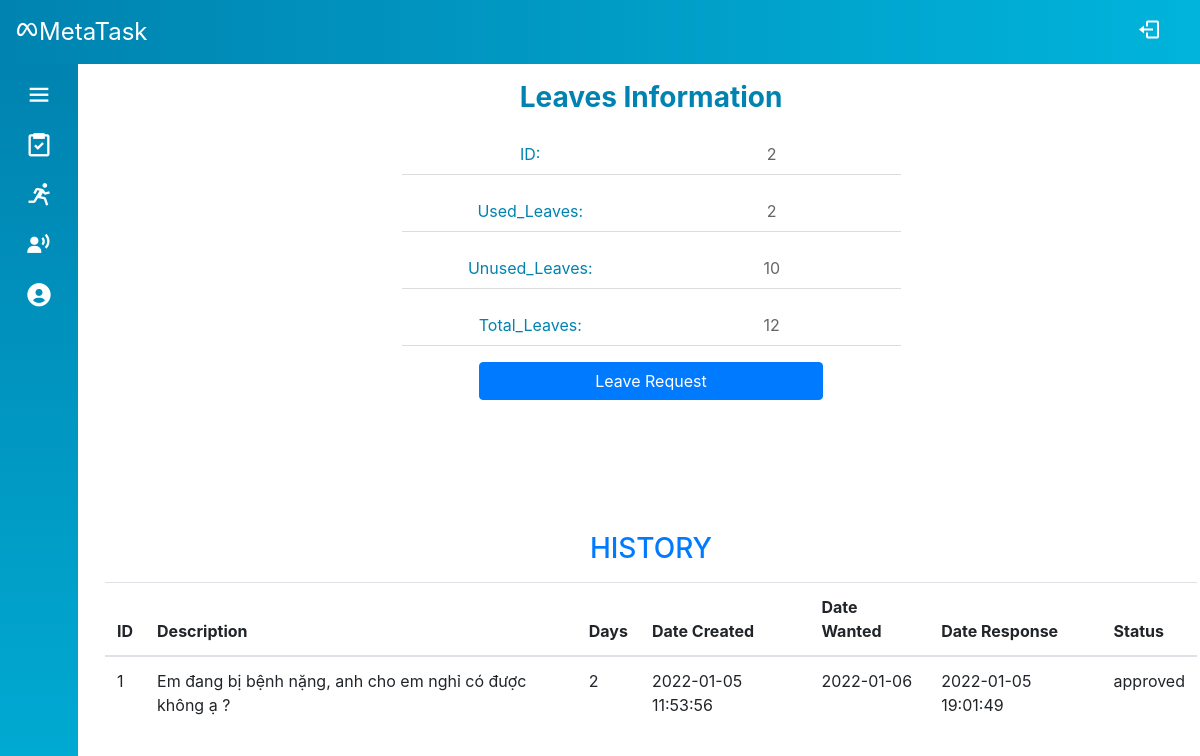
The app's page /Source/mvc/index.php?controller=leave&action=index (signed in), older data.
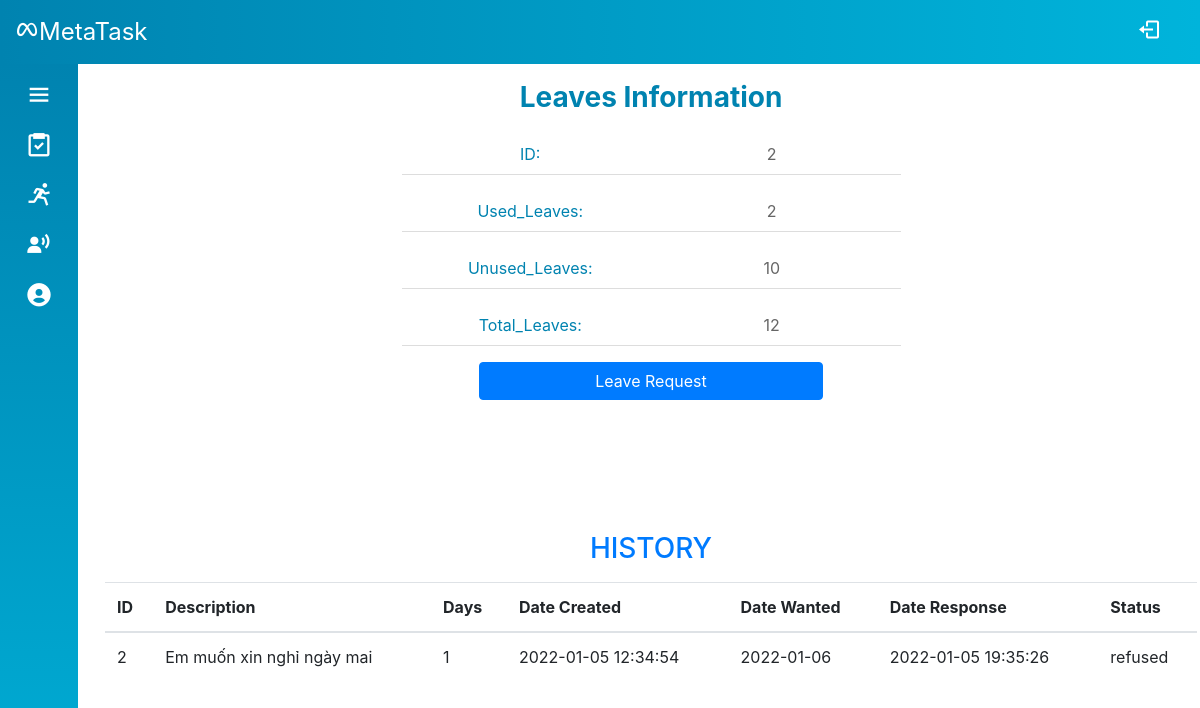
The same page, newer data.
### tables this page shows
CREATE TABLE `leave_info` (
  `person_id` int(6) UNSIGNED NOT NULL,
  `used_leaves` tinyint(3) UNSIGNED DEFAULT 0,
  `total_leaves` tinyint(3) UNSIGNED DEFAULT 12
);

CREATE TABLE `leave_record` (
  `id` int(6) UNSIGNED NOT NULL,
  `leave_id` int(6) UNSIGNED NOT NULL,
  `description` varchar(200) NOT NULL,
  `file_name` varchar(200) DEFAULT NULL,
  `file` varchar(200) DEFAULT NULL,
  `days` tinyint(3) UNSIGNED NOT NULL,
  `date_created` timestamp NOT NULL DEFAULT current_timestamp(),
  `date_response` datetime DEFAULT NULL,
  `date_wanted` date NOT NULL,
  `status` varchar(30) NOT NULL DEFAULT 'waiting'
);

### Source/mvc/controllers/base_controller.php (called while the page is built, shortened)
<?php
    class BaseController {
        protected $name;
        public function render($view, $data = array()) {
            extract($data);
            require_once('views/' .$this->name . '/' . $view . '.php');
            $content = ob_get_clean();
            require_once('views/layout/template.php');
        }
    }
?>

### Source/mvc/controllers/leave_controller.php (called while the page is built, shortened)
<?php
require_once('models/Leave.php');
require_once('base_controller.php');
class LeaveController extends BaseController
{
    public function index()
    {
        $leave = Leave::get($_SESSION['id']);
        $leavesRecord = Leave::getRecord($_SESSION['id']);
        $data = array('leave' => $leave, 'leaves_record' => $leavesRecord);
        $this->render('index', $data);
    }
}

### Source/mvc/route.php (called while the page is built, shortened)
<?php
$obj = new $className();
$obj->$action();

### Source/mvc/index.php (called while the page is built, shortened)
<?php
require_once('route.php');

### Source/mvc/models/Leave.php (called while the page is built, shortened)
<?php
class Leave
{
    public function __construct(
        $id,
        $used_leaves,
        $total_leaves,
    ) {
        $this->id = $id;
        $this->used_leaves = $used_leaves;
        $this->total_leaves = $total_leaves;
    }
    public static function get($id)
    {
        $sql = "select * from leave_info where person_id = :id";
        $conn = DB::getConnection();
        $stm = $conn->prepare($sql);
        $stm->execute(array('id' => $id));
        if ($item = $stm->fetch()) {
            return new Leave($item['person_id'], $item['used_leaves'], $item['total_leaves']);
        }
        return null;
    }
    public static function getRecord($id)
    {
        $sql = "select * from leave_record where leave_id = :id";
        $conn = DB::getConnection();
        $stm = $conn->prepare($sql);
        $stm->execute(array('id' => $id));
        $data = array();
        foreach ($stm->fetchAll() as $item) {
            $data[] = array('id' => $item['id'], 'leave_id' => $item['leave_id'], 'description' => $item['description'], 'file' => $item['file'], 'days' => $item['days'], 'date_created' => $item['date_created'], 'date_wanted' => $item['date_wanted'], 'date_response' => $item['date_response'], 'status' => $item['status']);
        }
        return $data;
    }
}

### Source/mvc/views/leave/index.php (the view, shortened to what this page needs)
<?php
$s = $data['leave'];
?>
<div class="container-fluid">
    <div class="row">
        <div class="col-12 col-md-6 offset-md-3 mb-5">
            <div class="profile-info">
                <div class="info-header">Leaves Information</div>
                <div class="info-body">
                    <ul class="info-list">
                        <li class="row">
                            <div class="col-12 col-md-6 text-center info-label">
                                ID:
                            </div>
                            <div class="col-12 col-md-6 text-center info-content" id="personID">
                                <?= $s->id ?>
                            </div>
                        </li>
                        <li class="row">
                            <div class="col-12 col-md-6 text-center info-label">Used_Leaves:</div>
                            <div class="col-12 col-md-6 text-center info-content">
                                <?= $s->used_leaves ?>
                            </div>
                        </li>
                        <li class="row">
                            <div class="col-12 col-md-6 text-center info-label">Unused_Leaves:</div>
                            <div class="col-12 col-md-6 text-center info-content">
                                <?= $s->total_leaves - $s->used_leaves ?>
                            </div>
                        </li>
                        <li class="row">
                            <div class="col-12 col-md-6 text-center info-label">Total_Leaves:</div>
                            <div class="col-12 col-md-6 text-center info-content">
                                <?= $s->total_leaves ?>
                            </div>
                        </li>
                    </ul>
                    <div class="row">
                        <div class="col-12 col-md-8 offset-md-2 text-center">
                            <button data-toggle="modal" data-target="#leave-request-modal" class="btn btn-primary btn-block" id="leave-request-btn">Leave Request</button>
                        </div>
                    </div>
                </div>
            </div>
        </div>
    </div>
</div>
<div class="container-fluid mt-5">
    <div class="text-primary text-center mb-3">
        <h3>HISTORY</h3>
    </div>
    <table class="table-responsive-sm table table-hover">
        <thead>
            <tr>
                <th>ID</th>
                <th>Description</th>
                <th>Days</th>
                <th>Date Created</th>
                <th>Date Wanted</th>
                <th>Date Response</th>
                <th>Status</th>
            </tr>
        </thead>
        <tbody id="table-body">
            <?php
            foreach ($data['leaves_record'] as $s) {
            ?>
                <tr>
                    <td><?= $s['id'] ?></td>
                    <td><?= $s['description'] ?></td>
                    <td><?= $s['days'] ?></td>
                    <td><?= $s['date_created'] ?></td>
                    <td><?= $s['date_wanted'] ?></td>
                    <td><?= $s['date_response'] ?></td>
                    <td class="leave-status"><?= $s['status'] ?></td>
                </tr>
            <?php
            }
            ?>
        </tbody>
    </table>
</div>

### Source/mvc/views/layout/template.php (shortened to what this page needs)
<!DOCTYPE html>
<html lang="en">
<head>
    <link rel="stylesheet" href="https://maxcdn.bootstrapcdn.com/bootstrap/4.5.2/css/bootstrap.min.css" />
    <link rel="stylesheet" href="./style.css" />
    <link href="https://unpkg.com/boxicons@2.1.1/css/boxicons.min.css" rel="stylesheet" />
</head>
<body>
    <?= include_once('header.php') ?>
    <?= include_once('sidebar.php') ?>
    <div class="home-content">
        <?= $content ?>
    </div>
</body>
</html>

### Source/mvc/views/layout/header.php (shortened to what this page needs)
<header class="header">
    <div class="container-fluid">
        <div class="row header-content">
            <div class="col-8">
                <div class="logo">
                    <i class="bx bxl-meta"></i><span class="log-name">MetaTask</span>
                </div>
            </div>
            <div class="col-4">
                <div id="log-out" data-toggle="tooltip" data-placement="bottom" title="Log out">
                    <a href="?controller=login&action=logout"><i class="bx bx-log-out d-none d-sm-inline-block"></i></a>
                </div>
            </div>
        </div>
    </div>
</header>

### Source/mvc/views/layout/sidebar.php (shortened to what this page needs)
<div class="sidebar">
    <div class="menu">
        <i class="bx bx-menu d-none d-sm-inline-block" id="menu-btn"></i>
    </div>
    <?php include_once('navbar.php') ?>
</div>

### Source/mvc/views/layout/navbar.php (shortened to what this page needs)
<?php
$role = $_SESSION['role'];
$taskAction = $role == 1 ? 'indexStaff' : 'indexManager';
?>
<ul class="nav-list">
    <li>
        <a href="?controller=task&action=<?= $taskAction ?>" data-toggle="tooltip" data-placement="right" title="Task Management">
            <i class="bx bx-task"></i>
        </a>
    </li>
    <li>
        <a href="?controller=leave&action=index" data-toggle="tooltip" data-placement="right" title="Leaves Management">
            <i class="bx bx-run"></i>
        </a>
    </li>
    <?php
    $html = ob_get_clean();
    if ($role != 3) {
        echo $html;
    }
    ?>
    <li>
        <a href="?controller=leave&action=indexRequest" data-toggle="tooltip" data-placement="right" title="Requests Management">
            <i class='bx bxs-user-voice'></i>
        </a>
    </li>
    <?php
    $html = ob_get_clean();
    if ($role != 1) {
        echo $html;
    }
    ?>
    <li>
        <a href="?controller=user&action=viewProfile" data-toggle="tooltip" data-placement="right" title="Profile">
            <i class="bx bxs-user-circle"></i>
        </a>
    </li>
</ul>

### Source/mvc/style.css (style rules this page uses)
* { padding: 0; margin: 0; box-sizing: border-box; list-style-type: none; }
body { position: relative; min-height: 100vh; width: 100%; }
.header { position: fixed; top: 0; left: 0; z-index: 1; background: #00b4db; background: -webkit-linear-gradient( to right, #0083b0, #00b4db ); background: linear-gradient( to right, #0083b0, #00b4db ); color: #fff; height: 64px; width: 100%; }
.header-content { font-size: 24px; line-height: 64px; }
.header .logo { display: inline-block; }
.header #log-out { float: right; }
.header #log-out a { display: inline-block; border-radius: 12px; padding: 0 24px; transition: all 0.3s ease; }
.sidebar { position: fixed; top: 64px; left: 0; height: 100%; padding: 6px 14px; width: 78px; transition: all 0.4s ease; background: #00b4db; background: -webkit-linear-gradient( to bottom, #0083b0, #00b4db ); background: linear-gradient( to bottom, #0083b0, #00b4db ); }
.menu { width: 100%; }
.sidebar #menu-btn { min-width: 50px; height: 50px; line-height: 50px; font-size: 28px; color: #fff; text-align: center; border-radius: 12px; cursor: pointer; }
.header #log-out a, .sidebar .nav-list a { color: #fff; }
.sidebar .nav-list li { height: 50px; width: 100%; margin: 0; line-height: 50px; text-align: center; }
.sidebar .nav-list li > a { text-decoration: none; display: flex; align-items: center; border-radius: 12px; transition: all 0.3s ease; }
.header-content .menu i, .sidebar .nav-list li i { height: 50px; min-width: 50px; line-height: 50px; border-radius: 12px; font-size: 28px; }
.home-content { position: absolute; top: 64px; left: 78px; width: calc(100% - 78px); height: 100%; margin: 12px; transition: all 0.4s ease; }
.profile-info, .profile-img { height: 360px; }
.modal .modal-header .modal-title, .profile-info .info-header { text-align: center; font-size: 28px; font-weight: 700; color: #0083b0; }
.profile-info .info-list li { margin: 16px; padding: 8px; border-bottom: 1px solid #ddd; }
.profile-info .info-list .info-label { color: #0083b0; }
.profile-info .info-list .info-content { color: #666; }

Row changes from the older to the newer data that the page shows:
removed leave_record: id "1", description "Em đang bị bệnh nặng, anh cho em nghỉ có được không ạ ?", days "2", date_created "2022-01-05 11:53:56", date_wanted "2022-01-06", date_response "2022-01-05 19:01:49", status "approved"
added leave_record: id "2", description "Em muốn xin nghỉ ngày mai", days "1", date_created "2022-01-05 12:34:54", date_wanted "2022-01-06", date_response "2022-01-05 19:35:26", status "refused"
